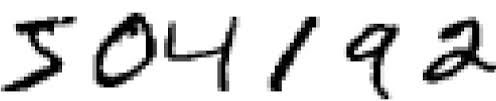
#> input picture DigitRecognition/test.png, 496 x 101 px
$ python -i outlier.py   (imports and definitions only)
#> lines starting #> are read from the running program, lines starting #| are printed output that depends on the picture
import cv2
import matplotlib.pyplot as plt
import matplotlib.patches as patches
import random
from sklearn.utils import shuffle
from tqdm import tqdm_notebook

# [1 line that did not run here, left out]
train_path = '/kaggle/input/train/'
test_path = '/kaggle/input/test/'
# quick look at the label stats
# [1 line not run here, left out]


##Function to read images using openCv
def readImage(path):
    # OpenCV reads the image in bgr format by default
    bgr_img = cv2.imread(path)
    # We flip it to rgb for visualization purposes
    b,g,r = cv2.split(bgr_img)
    rgb_img = cv2.merge([r,g,b])
    return rgb_img


## time to plot


### for plotting negative and positive labled data.. just for getting visualisation into data
### not at all required
# random sampling
# [1 line that did not run here, left out]

fig, ax = plt.subplots(2,5, figsize=(20,8))
# [17 lines not run here, left out]


## data augmentation part


import random
ORIGINAL_SIZE = 96      # original size of the images - do not change

# AUGMENTATION VARIABLES
CROP_SIZE = 90          # final size after crop
RANDOM_ROTATION = 3    # range (0-180), 180 allows all rotation variations, 0=no change
RANDOM_SHIFT = 2        # center crop shift in x and y axes, 0=no change. This cannot be more than (ORIGINAL_SIZE - CROP_SIZE)//2
RANDOM_BRIGHTNESS = 7  # range (0-100), 0=no change
RANDOM_CONTRAST = 5    # range (0-100), 0=no change
RANDOM_90_DEG_TURN = 1  # 0 or 1= random turn to left or right

def readCroppedImage(path, augmentations = True):
    # augmentations parameter is included for counting statistics from images, where we don't want augmentations

    # OpenCV reads the image in bgr format by default
#> called with path = '../DigitRecognition/test.png', augmentations = True
    bgr_img = cv2.imread(path)
#> bgr_img is the input picture: shape (101, 496, 3); min 0, max 255, mean 213.5
    # We flip it to rgb for visualization purposes
    b,g,r = cv2.split(bgr_img)
    rgb_img = cv2.merge([r,g,b])

    if(not augmentations):
        return rgb_img / 255

    #random rotation
    rotation = random.randint(-RANDOM_ROTATION,RANDOM_ROTATION)
    if(RANDOM_90_DEG_TURN == 1):
        rotation += random.randint(-1,1) * 90
    M = cv2.getRotationMatrix2D((48,48),rotation,1)   # the center point is the rotation anchor
    rgb_img = cv2.warpAffine(rgb_img,M,(96,96))
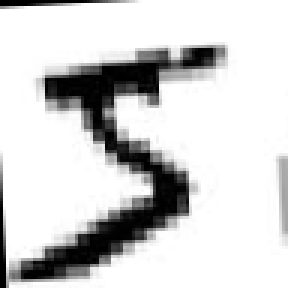
#> rgb_img: shape (96, 96, 3) (shown 3 times larger); min 0, max 255, mean 209

    #random x,y-shift
    x = random.randint(-RANDOM_SHIFT, RANDOM_SHIFT)
    y = random.randint(-RANDOM_SHIFT, RANDOM_SHIFT)

    # crop to center and normalize to 0-1 range
    start_crop = (ORIGINAL_SIZE - CROP_SIZE) // 2
    end_crop = start_crop + CROP_SIZE
    rgb_img = rgb_img[(start_crop + x):(end_crop + x), (start_crop + y):(end_crop + y)] / 255
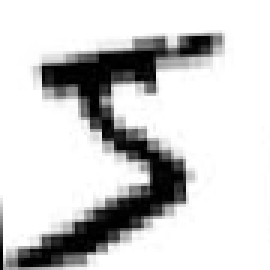
#> rgb_img: shape (90, 90, 3) float64 (shown 3 times larger); min 0, max 1, mean 0.81

    # Random flip
    flip_hor = bool(random.getrandbits(1))
    flip_ver = bool(random.getrandbits(1))
    if(flip_hor):
        rgb_img = rgb_img[:, ::-1]
    if(flip_ver):
        rgb_img = rgb_img[::-1, :]
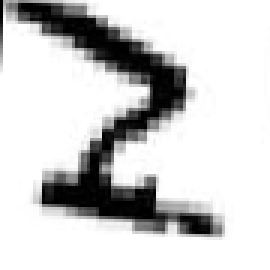
#> rgb_img: shape (90, 90, 3) float64 (shown 3 times larger); min 0, max 1, mean 0.81

    # Random brightness
    br = random.randint(-RANDOM_BRIGHTNESS, RANDOM_BRIGHTNESS) / 100.
    rgb_img = rgb_img + br

    # Random contrast
    cr = 1.0 + random.randint(-RANDOM_CONTRAST, RANDOM_CONTRAST) / 100.
    rgb_img = rgb_img * cr

    # clip values to 0-1 range
#> (the run stopped early here; a loop or call above may not have finished)
